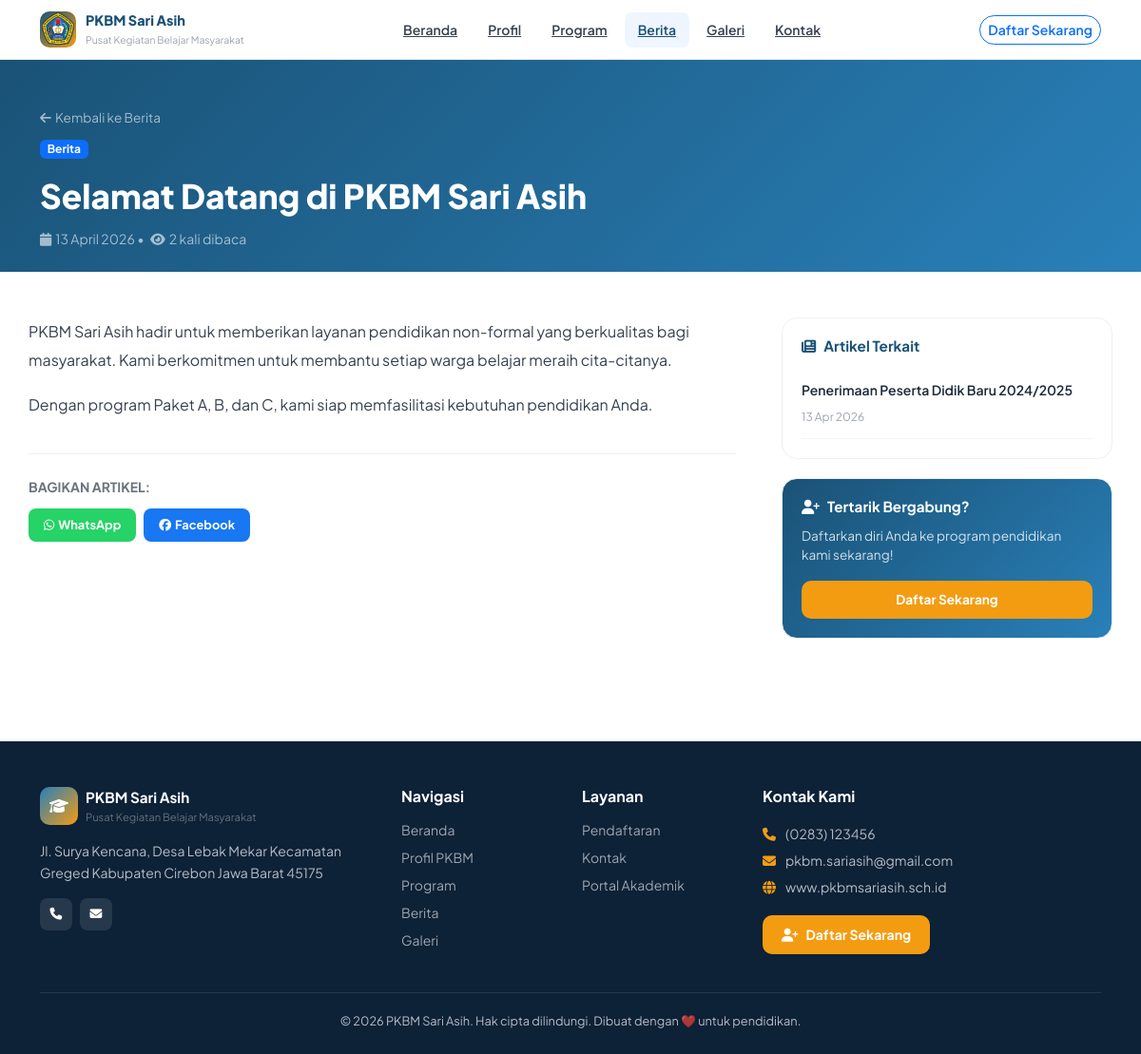
Page /index.php?page=berita_detail&slug=selamat-datang-pkbm-sari-asih on the committed database.
### tables this page shows
CREATE TABLE `artikel` (
  `id` int NOT NULL,
  `judul` varchar(255) NOT NULL,
  `slug` varchar(255) DEFAULT NULL,
  `konten` longtext,
  `gambar` varchar(255) DEFAULT NULL,
  `kategori` enum('berita','pengumuman','artikel') DEFAULT 'berita',
  `status` enum('draft','publish') DEFAULT 'draft',
  `penulis` int DEFAULT NULL,
  `views` int DEFAULT '0',
  `created_at` timestamp NULL DEFAULT CURRENT_TIMESTAMP,
  `updated_at` timestamp NULL DEFAULT CURRENT_TIMESTAMP ON UPDATE CURRENT_TIMESTAMP
);

### app/controllers/PublicController.php (called while the page is built, shortened)
<?php
require_once __DIR__ . '/../../config/app.php';
class PublicController {
    private $db;
    public function __construct() { $this->db = Database::getInstance(); }
    public function berita_detail() {
        $slug=sanitize($_GET['slug']??'');
        $artikel=$this->db->fetchOne("SELECT * FROM artikel WHERE slug=? AND status='publish'",[$slug]);
        $this->db->update("UPDATE artikel SET views=views+1 WHERE id=?",[$artikel['id']]);
        $related=$this->db->fetchAll("SELECT * FROM artikel WHERE status='publish' AND id!=? ORDER BY created_at DESC LIMIT 3",[$artikel['id']]);
        require_once __DIR__ . '/../views/public/berita_detail.php';
    }
}

### config/app.php (called while the page is built, shortened)
<?php
class Database {
    private static $instance = null;
    private $connection;
    private function __construct() {
        $this->connection = new mysqli(DB_HOST, DB_USER, DB_PASS, DB_NAME);
        $this->connection->set_charset(DB_CHARSET);
    }
    public static function getInstance() {
        if (self::$instance === null) {
            self::$instance = new self();
        }
        return self::$instance;
    }
    public function query($sql, $params = [], $types = '') {
        $stmt = $this->connection->prepare($sql);
        if (!empty($params)) {
            if (empty($types)) {
                $types = str_repeat('s', count($params));
            }
            $stmt->bind_param($types, ...$params);
        }
        $stmt->execute();
        return $stmt;
    }
    public function fetchAll($sql, $params = [], $types = '') {
        $stmt = $this->query($sql, $params, $types);
        $result = $stmt->get_result();
        return $result->fetch_all(MYSQLI_ASSOC);
    }
    public function fetchOne($sql, $params = [], $types = '') {
        $stmt = $this->query($sql, $params, $types);
        $result = $stmt->get_result();
        return $result->fetch_assoc();
    }
}
function sanitize($input) {
    return htmlspecialchars(trim($input), ENT_QUOTES, 'UTF-8');
}

### app/views/public/berita_detail.php (the view, shortened to what this page needs)
<?php
require_once __DIR__ . '/layout_header.php';
?>
<div style="background:linear-gradient(135deg,#1a5276,#2980b9);padding:48px 0 24px;color:white;">
    <div class="container">
        <div class="mb-2">
            <a href="<?= APP_URL ?>/index.php?page=berita" style="color:rgba(255,255,255,.6);text-decoration:none;font-size:.85rem;"><i class="fas fa-arrow-left me-1"></i>Kembali ke Berita</a>
        </div>
        <span class="badge bg-<?= $artikel['kategori']==='berita'?'primary':($artikel['kategori']==='pengumuman'?'warning':'secondary') ?> mb-3"><?= ucfirst($artikel['kategori']) ?></span>
        <h1 style="font-weight:800;font-size:clamp(1.5rem,4vw,2.2rem);line-height:1.3;max-width:800px;"><?= htmlspecialchars($artikel['judul']) ?></h1>
        <div style="color:rgba(255,255,255,.6);font-size:.875rem;margin-top:12px;">
            <i class="fas fa-calendar me-1"></i><?= date('d F Y', strtotime($artikel['created_at'])) ?>
            &bull;
            <i class="fas fa-eye me-1 ms-1"></i><?= number_format($artikel['views']) ?> kali dibaca
        </div>
    </div>
</div>
<div class="container" style="padding:48px 0;">
    <div class="row g-5">
        <div class="col-lg-8">
            <div style="font-size:1rem;line-height:1.9;color:#374151;">
                <?= $artikel['konten'] ?>
            </div>
            <div style="margin-top:36px;padding-top:24px;border-top:1px solid #f0f0f0;">
                <p style="font-size:.875rem;font-weight:700;color:#6b7280;margin-bottom:12px;">BAGIKAN ARTIKEL:</p>
                <div class="d-flex gap-2">
                    <a href="https://wa.me/?text=<?= urlencode($artikel['judul'].' - '.APP_URL.'/index.php?page=berita_detail&slug='.$artikel['slug']) ?>"
                       target="_blank" style="background:#25d366;color:white;padding:8px 16px;border-radius:8px;font-size:.8rem;font-weight:700;text-decoration:none;">
                        <i class="fab fa-whatsapp me-1"></i>WhatsApp
                    </a>
                    <a href="https://www.facebook.com/sharer/sharer.php?u=<?= urlencode(APP_URL.'/index.php?page=berita_detail&slug='.$artikel['slug']) ?>"
                       target="_blank" style="background:#1877f2;color:white;padding:8px 16px;border-radius:8px;font-size:.8rem;font-weight:700;text-decoration:none;">
                        <i class="fab fa-facebook me-1"></i>Facebook
                    </a>
                </div>
            </div>
        </div>
        <div class="col-lg-4">
            <div class="card-pub" style="padding:20px;margin-bottom:20px;">
                <h5 style="font-weight:700;color:#1a5276;margin-bottom:16px;font-size:.95rem;"><i class="fas fa-newspaper me-2"></i>Artikel Terkait</h5>
                <?php if(!empty($related)): foreach($related as $r): ?>
                <div style="padding:12px 0;border-bottom:1px solid #f5f5f5;">
                    <a href="<?= APP_URL ?>/index.php?page=berita_detail&slug=<?= urlencode($r['slug']) ?>"
                       style="color:#1a2a3a;text-decoration:none;font-size:.875rem;font-weight:600;line-height:1.4;display:block;margin-bottom:4px;">
                        <?= htmlspecialchars(substr($r['judul'],0,60)).(strlen($r['judul'])>60?'...':'') ?>
                    </a>
                    <span style="font-size:.75rem;color:#9ca3af;"><?= date('d M Y',strtotime($r['created_at'])) ?></span>
                </div>
                <?php endforeach; else: ?>
                <p class="text-muted small">Tidak ada artikel terkait</p>
                <?php endif; ?>
            </div>
            <div class="card-pub" style="padding:20px;background:linear-gradient(135deg,#1a5276,#2980b9);color:white;">
                <h5 style="font-weight:700;margin-bottom:12px;font-size:.95rem;"><i class="fas fa-user-plus me-2"></i>Tertarik Bergabung?</h5>
                <p style="font-size:.85rem;opacity:.8;margin-bottom:16px;">Daftarkan diri Anda ke program pendidikan kami sekarang!</p>
                <a href="<?= APP_URL ?>/index.php?page=daftar" style="background:#f39c12;color:white;padding:10px 20px;border-radius:10px;font-weight:700;font-size:.85rem;text-decoration:none;display:block;text-align:center;">
                    Daftar Sekarang
                </a>
            </div>
        </div>
    </div>
</div>
<?php require_once __DIR__ . '/layout_footer.php'; ?>

### app/views/public/layout_header.php (style rules this page uses)
:root { --primary: #1a5276; --primary-light: #2980b9; --accent: #f39c12; --font: 'Plus Jakarta Sans', sans-serif; }
* { box-sizing: border-box; }
body { font-family: var(--font); color: #1a2a3a; }
.card-pub { background: white; border-radius: 16px; border: 1px solid #f0f0f0; overflow: hidden; transition: all 0.2s; }

### rows in the picture
artikel: kategori "Berita", judul "Selamat Datang di PKBM Sari Asih", created_at "13 April 2026", views "2", konten "PKBM Sari Asih hadir untuk memberikan layanan pendidikan non-formal yang berkualitas bagi masyarakat. Kami berkomitmen untuk membantu setiap warga belajar meraih cita-citanya. Dengan program Paket A, B, dan C, kami siap memfasilitasi kebutuhan pendidikan Anda."
artikel: judul "Penerimaan Peserta Didik Baru 2024/2025", created_at "13 Apr 2026"

### other values in the picture
$settings['nama_pkbm'] "PKBM Sari Asih"
$settings['alamat'] "Jl. Surya Kencana, Desa Lebak Mekar Kecamatan Greged Kabupaten Cirebon Jawa Barat 45175"
$settings['telepon'] "(0283) 123456"
$settings['email'] "pkbm.sariasih@gmail.com"
$settings['website'] "www.pkbmsariasih.sch.id"
